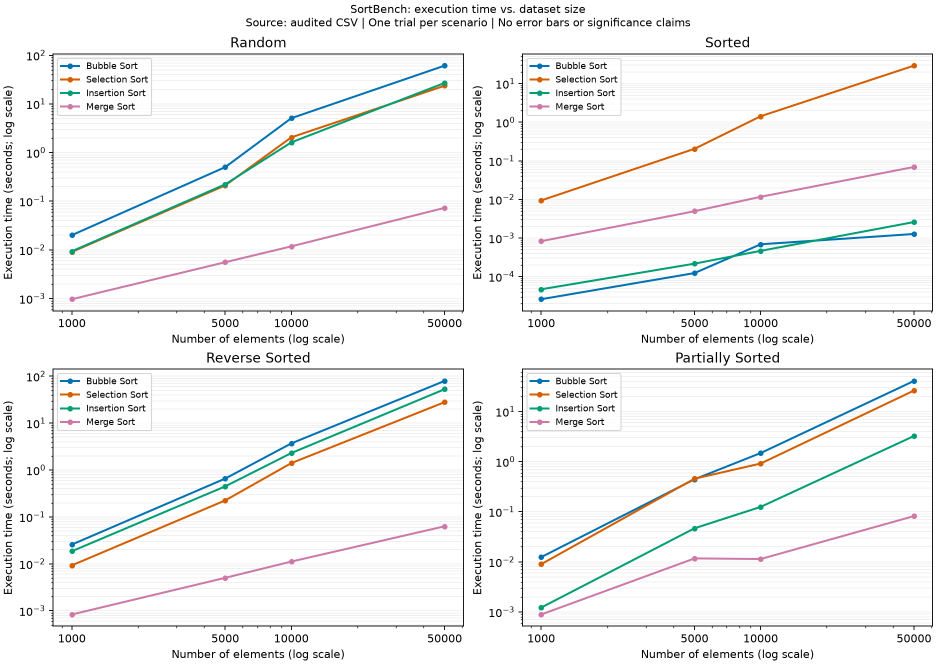
#> input picture docs/figures/time_vs_size.png, 1872 x 1328 px, found by its file name (shown at 1/2 size)
$ python render_apa_report.py
#> lines starting #> are read from the running program, lines starting #| are printed output that depends on the picture
"""Render the APA-style project report with embedded figures.

Run from the repository root with:
    python scripts/render_apa_report.py

The Markdown file is the editable source. This renderer creates a submission-
friendly PDF with title page, APA-style headings, references, and chart figures.
It uses matplotlib, which is already part of the project requirements.
"""

from __future__ import annotations

from datetime import datetime, timezone
from pathlib import Path
import textwrap

from matplotlib.backends.backend_pdf import PdfPages
from matplotlib.figure import Figure
from matplotlib.image import imread


ROOT = Path(__file__).resolve().parents[1]
OUT = ROOT / "docs" / "APA_PROJECT_REPORT.pdf"


def _page(metadata_title: str = "SortBench APA Project Report") -> Figure:
    figure = Figure(figsize=(8.5, 11))
    figure.patch.set_facecolor("white")
    figure.text(0.5, 0.965, metadata_title, ha="center", va="top", fontsize=10, family="DejaVu Serif")
    return figure


def _footer(figure: Figure, page_number: int) -> None:
    figure.text(0.92, 0.035, str(page_number), ha="right", fontsize=10, family="DejaVu Serif")


def _paragraph(figure: Figure, text: str, y: float, width: int = 94, size: int = 11) -> float:
    for line in textwrap.wrap(text, width=width):
        figure.text(0.12, y, line, va="top", fontsize=size, family="DejaVu Serif")
        y -= 0.020
    return y - 0.016


def _heading(figure: Figure, text: str, y: float, centered: bool = False) -> float:
    x = 0.5 if centered else 0.12
    figure.text(x, y, text, ha="center" if centered else "left", va="top",
                fontsize=12, weight="bold", family="DejaVu Serif")
    return y - 0.035


def _table_50000(figure: Figure, y: float) -> float:
    rows = [
        ["Ordering", "Bubble", "Selection", "Insertion", "Merge"],
        ["Random", "61.1792", "23.6449", "27.0069", "0.0731"],
        ["Sorted", "0.0013", "29.2821", "0.0026", "0.0695"],
        ["Reverse", "79.5163", "28.0274", "52.9517", "0.0631"],
        ["Partial", "40.8929", "26.2688", "3.2475", "0.0819"],
    ]
    figure.text(0.12, y, "Table 1", va="top", fontsize=11, weight="bold", family="DejaVu Serif")
    y -= 0.024
    figure.text(0.12, y, "Execution Time for 50,000 Elements, in Seconds",
                va="top", fontsize=11, style="italic", family="DejaVu Serif")
    y -= 0.032
    axis = figure.add_axes([0.12, y - 0.145, 0.76, 0.145])
    axis.set_axis_off()
    table = axis.table(cellText=rows[1:], colLabels=rows[0], cellLoc="center", loc="center", bbox=[0, 0, 1, 1])
    table.auto_set_font_size(False)
    table.set_fontsize(8.5)
    for (row, _column), cell in table.get_celld().items():
        cell.set_edgecolor("#b8c2cc")
        if row == 0:
            cell.set_text_props(weight="bold")
            cell.set_facecolor("#eef2f5")
    return y - 0.17


def _figure_page(pdf: PdfPages, page_number: int, title: str, image_names: list[tuple[str, str]]) -> None:
    figure = _page()
    _footer(figure, page_number)
    y = _heading(figure, title, 0.91, centered=True)
    for index, (caption, image_name) in enumerate(image_names):
        top = y - index * 0.39
        figure.text(0.12, top, caption.split("|", 1)[0], fontsize=11, weight="bold", family="DejaVu Serif")
        figure.text(0.12, top - 0.024, caption.split("|", 1)[1], fontsize=11, style="italic", family="DejaVu Serif")
        axis = figure.add_axes([0.12, top - 0.34, 0.76, 0.285])
        axis.imshow(imread(ROOT / "results" / "analysis" / "charts" / image_name))
        axis.set_axis_off()
    pdf.savefig(figure)


def render_apa_report() -> Path:
    timestamp = datetime(2026, 10, 5, tzinfo=timezone.utc)
    metadata = {
        "Title": "Sorting Algorithm Benchmarking in Python",
        "Author": "Shreyash",
        "Subject": "APA-style SortBench project report",
        "CreationDate": timestamp,
        "ModDate": timestamp,
    }
    with PdfPages(OUT, metadata=metadata) as pdf:
        figure = _page()
        _footer(figure, 1)
        figure.text(0.5, 0.68, "Sorting Algorithm Benchmarking in Python:\nEffects of Input Size and Ordering",
                    ha="center", va="center", fontsize=15, weight="bold", family="DejaVu Serif")
        figure.text(0.5, 0.54, "Shreyash\nCSC506: Design and Analysis of Algorithms\nColorado State University Global\nOctober 2026",
                    ha="center", va="center", fontsize=12, family="DejaVu Serif", linespacing=1.8)
        pdf.savefig(figure)

        figure = _page()
        _footer(figure, 2)
        y = _heading(figure, "Abstract", 0.90, centered=True)
        y = _paragraph(figure, "This project evaluated Bubble Sort, Selection Sort, Insertion Sort, and Merge Sort across random, sorted, reverse-sorted, and partially sorted integer lists with 1,000, 5,000, 10,000, and 50,000 elements. Each scenario was measured once in Python 3.14.4 on Windows 11 using time.perf_counter(), and every result was validated against Python's independently computed sorted(original) output.", y)
        y = _paragraph(figure, "The results supported the expected algorithmic patterns: Merge Sort scaled best on random, reverse-sorted, and partially sorted inputs, while adaptive quadratic algorithms were strongest on already sorted inputs. Because the benchmark used one recorded trial per scenario, the findings should be read as transparent project evidence rather than statistically generalizable performance claims.", y)
        y = _heading(figure, "Introduction", y)
        y = _paragraph(figure, "Sorting algorithms connect theoretical complexity with observed runtime behavior. Cormen et al. (2022) present sorting as a core topic in algorithm analysis because different strategies solve the same problem with different time and space costs.", y)
        _paragraph(figure, "SortBench compared four manually implemented algorithms under controlled project conditions. Bubble Sort and Insertion Sort can exploit already ordered data, Selection Sort performs predictable quadratic scans, and Merge Sort uses divide and conquer to provide O(n log n) behavior at the cost of auxiliary storage.", y)
        pdf.savefig(figure)

        figure = _page()
        _footer(figure, 3)
        y = _heading(figure, "Method", 0.90, centered=True)
        y = _paragraph(figure, "The benchmark used four dataset types and four sizes, producing 64 scenarios. Each size used deterministic seeds, and all orderings for that size shared the same multiset of values. The timer measured only the sorting call; generation, copying, validation, and CSV output were excluded.", y)
        y = _paragraph(figure, "Python's time.perf_counter() was selected because the official documentation describes it as a high-resolution performance counter for measuring short durations (Python Software Foundation, 2026a). Python's sorted function was used only as a correctness oracle, not as a benchmark target.", y)
        y = _heading(figure, "Results", y)
        y = _paragraph(figure, "Merge Sort was fastest in all random, reverse-sorted, and partially sorted groups. Sorted input changed the ranking: Bubble Sort won at 1,000, 5,000, and 50,000 elements, while Insertion Sort won at 10,000 elements. Selection Sort remained slow on sorted input because it continued scanning each unsorted suffix.", y)
        _table_50000(figure, y)
        pdf.savefig(figure)

        _figure_page(pdf, 4, "Analysis Figures", [
            ("Figure 1|Execution time by dataset size.", "time_vs_size.png"),
            ("Figure 2|Algorithm comparison by dataset ordering.", "dataset_comparison.png"),
        ])
#> pass 2 of the loop in _figure_page, `for index, (caption, image_name) in enumerate(image_names):`:
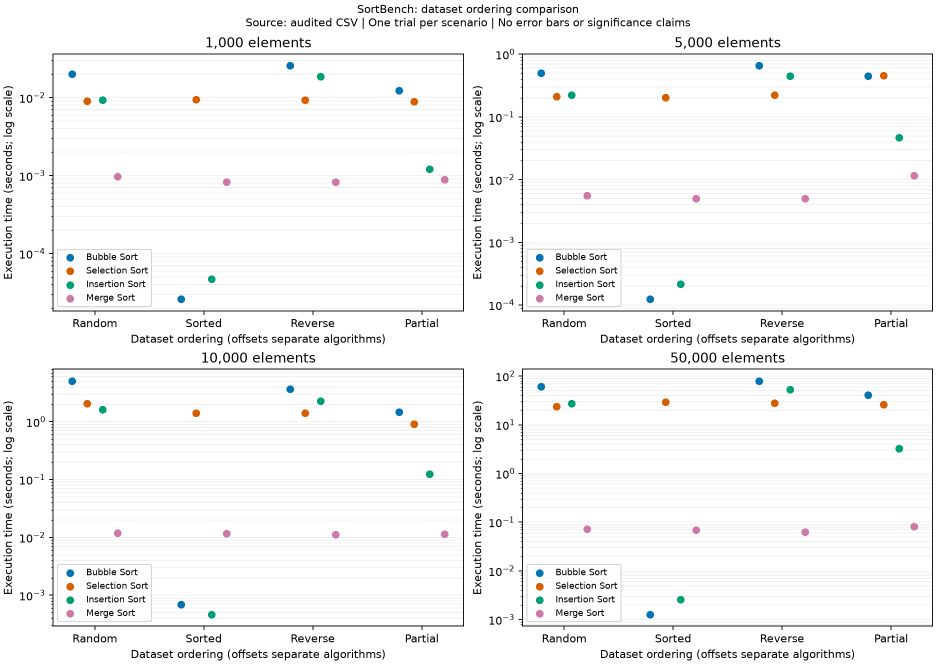
#> input picture results/analysis/charts/dataset_comparison.png, 1872 x 1328 px (shown at 1/2 size)
        _figure_page(pdf, 5, "Dataset Figures", [
            ("Figure 3|Random dataset performance.", "random.png"),
            ("Figure 4|Sorted dataset performance.", "sorted.png"),
        ])
#> call 2 of _figure_page, with page_number = 5, title = 'Dataset Figures'
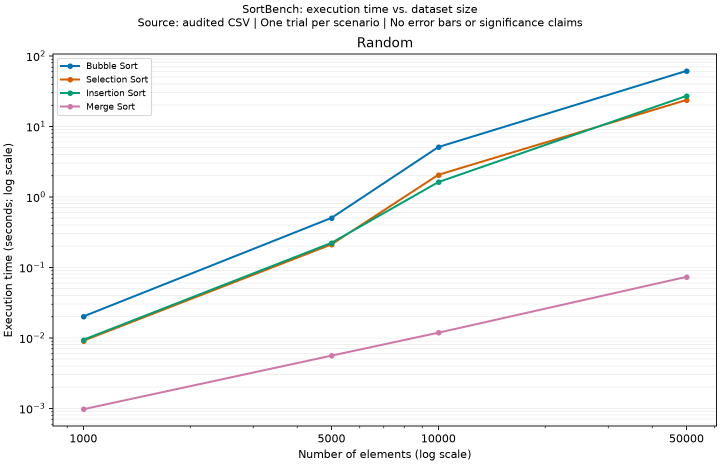
#> input picture results/analysis/charts/random.png, 1440 x 928 px (shown at 1/2 size)
#> pass 2 of the loop in _figure_page, `for index, (caption, image_name) in enumerate(image_names):`:
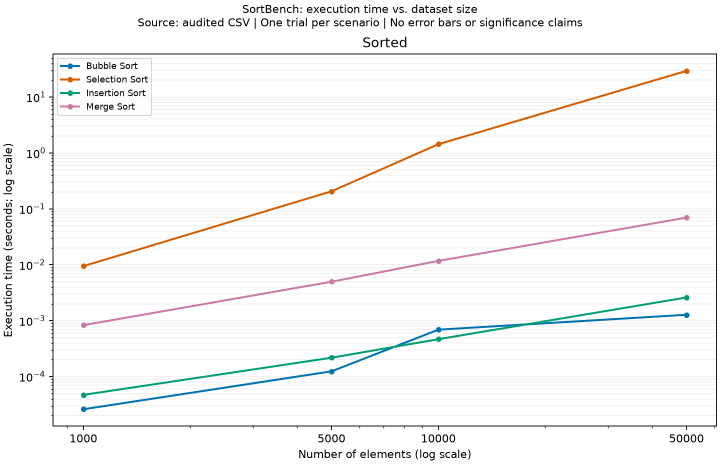
#> input picture docs/figures/sorted.png, 1440 x 928 px, found by its file name (shown at 1/2 size)
        _figure_page(pdf, 6, "Dataset Figures", [
            ("Figure 5|Reverse-sorted dataset performance.", "reverse_sorted.png"),
            ("Figure 6|Partially sorted dataset performance.", "partially_sorted.png"),
        ])
#> call 3 of _figure_page, with page_number = 6, title = 'Dataset Figures'
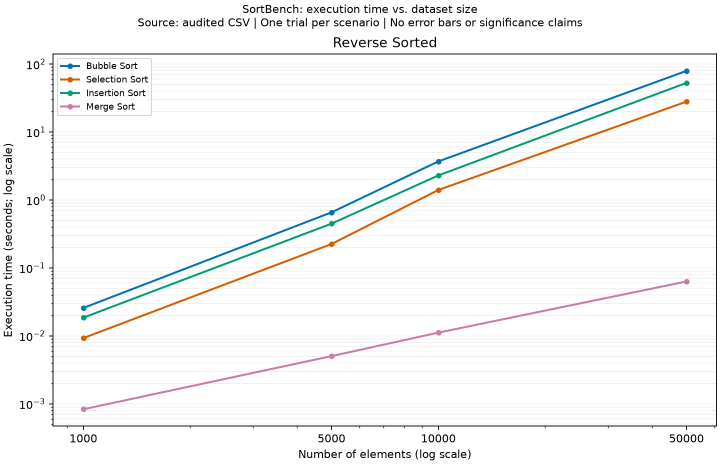
#> input picture results/analysis/charts/reverse_sorted.png, 1440 x 928 px (shown at 1/2 size)
#> pass 2 of the loop in _figure_page, `for index, (caption, image_name) in enumerate(image_names):`:
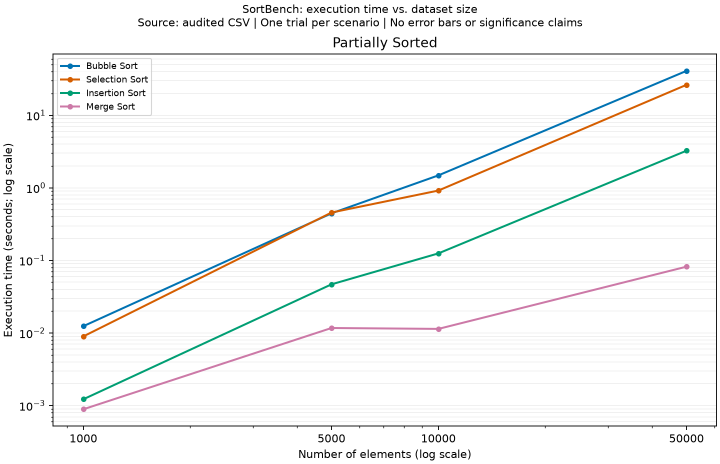
#> input picture results/analysis/charts/partially_sorted.png, 1440 x 928 px (shown at 1/2 size)

        figure = _page()
        _footer(figure, 7)
        y = _heading(figure, "Discussion", 0.90, centered=True)
        y = _paragraph(figure, "The measured growth rates were consistent with the distinction between O(n log n) and O(n^2). On random input, increasing the size from 1,000 to 50,000 elements increased Merge Sort runtime by about 75.5 times, while the quadratic algorithms increased by roughly 2,606 to 3,047 times.", y)
        y = _paragraph(figure, "Input ordering mattered most for Bubble Sort and Insertion Sort. On sorted input, both algorithms behaved like adaptive algorithms and avoided the large costs seen on random or reverse-sorted data. Python's Sorting HOWTO similarly notes that Python's Timsort can take advantage of existing order, although SortBench measured the course algorithms rather than Python's built-in sort (Python Software Foundation, 2026b).", y)
        y = _heading(figure, "Recommendations and Limitations", y)
        y = _paragraph(figure, "For random, reverse-sorted, or partially sorted integer lists in the tested size range, Merge Sort is the best time-based choice when O(n) extra memory is acceptable. For already sorted data, Bubble Sort or Insertion Sort is more appropriate. The main limitation is that each scenario has one recorded trial, so future work should add repeated trials, randomized execution order, multiple seeds, and memory profiling.", y)
        y = _heading(figure, "References", y)
        refs = [
            "Cormen, T. H., Leiserson, C. E., Rivest, R. L., & Stein, C. (2022). Introduction to algorithms (4th ed.). The MIT Press. https://mitpress.mit.edu/9780262046305/introduction-to-algorithms/",
            "Knuth, D. E. (1998). The art of computer programming: Volume 3: Sorting and searching (2nd ed.). Addison-Wesley.",
            "Python Software Foundation. (2026a). time - Time access and conversions. Python 3.14 documentation. https://docs.python.org/3/library/time.html",
            "Python Software Foundation. (2026b). Sorting techniques. Python 3.14 documentation. https://docs.python.org/3/howto/sorting.html",
        ]
        for ref in refs:
            y = _paragraph(figure, ref, y, width=92, size=9)
        pdf.savefig(figure)
    return OUT


if __name__ == "__main__":
    print(f"Wrote APA project report: {render_apa_report()}")
